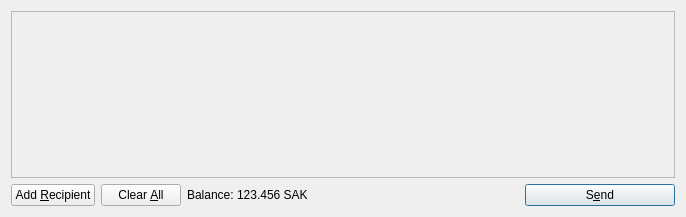
<?xml version="1.0" encoding="UTF-8"?>
<ui version="4.0">
 <class>SendCoinsDialog</class>
 <widget class="QDialog" name="SendCoinsDialog">
  <property name="geometry">
   <rect>
    <x>0</x>
    <y>0</y>
    <width>686</width>
    <height>217</height>
   </rect>
  </property>
  <property name="windowTitle">
   <string>Send Coins</string>
  </property>
  <layout class="QVBoxLayout" name="verticalLayout">
   <item>
    <widget class="QScrollArea" name="scrollArea">
     <property name="widgetResizable">
      <bool>true</bool>
     </property>
     <widget class="QWidget" name="scrollAreaWidgetContents">
      <property name="geometry">
       <rect>
        <x>0</x>
        <y>0</y>
        <width>666</width>
        <height>165</height>
       </rect>
      </property>
      <layout class="QVBoxLayout" name="verticalLayout_2">
       <property name="margin">
        <number>0</number>
       </property>
       <item>
        <layout class="QVBoxLayout" name="entries">
         <property name="spacing">
          <number>6</number>
         </property>
        </layout>
       </item>
       <item>
        <spacer name="verticalSpacer">
         <property name="orientation">
          <enum>Qt::Vertical</enum>
         </property>
         <property name="sizeHint" stdset="0">
          <size>
           <width>20</width>
           <height>40</height>
          </size>
         </property>
        </spacer>
       </item>
      </layout>
     </widget>
    </widget>
   </item>
   <item>
    <layout class="QHBoxLayout" name="horizontalLayout">
     <item>
      <widget class="QPushButton" name="addButton">
       <property name="toolTip">
        <string>Send to multiple recipients at once</string>
       </property>
       <property name="text">
        <string>Add &amp;Recipient</string>
       </property>
       <property name="icon">
        <iconset resource="../bitcoin.qrc">
         <normaloff>:/icons/add</normaloff>:/icons/add</iconset>
       </property>
       <property name="autoDefault">
        <bool>false</bool>
       </property>
      </widget>
     </item>
     <item>
      <widget class="QPushButton" name="clearButton">
       <property name="sizePolicy">
        <sizepolicy hsizetype="Minimum" vsizetype="Fixed">
         <horstretch>0</horstretch>
         <verstretch>0</verstretch>
        </sizepolicy>
       </property>
       <property name="toolTip">
        <string>Remove all transaction fields</string>
       </property>
       <property name="text">
        <string>Clear &amp;All</string>
       </property>
       <property name="icon">
        <iconset resource="../bitcoin.qrc">
         <normaloff>:/icons/remove</normaloff>:/icons/remove</iconset>
       </property>
       <property name="autoRepeatDelay">
        <number>300</number>
       </property>
       <property name="autoDefault">
        <bool>false</bool>
       </property>
      </widget>
     </item>
     <item>
      <layout class="QHBoxLayout" name="horizontalLayout_2">
       <property name="spacing">
        <number>3</number>
       </property>
       <item>
        <widget class="QLabel" name="label">
         <property name="text">
          <string>Balance:</string>
         </property>
        </widget>
       </item>
       <item>
        <widget class="QLabel" name="labelBalance">
         <property name="cursor">
          <cursorShape>IBeamCursor</cursorShape>
         </property>
         <property name="text">
          <string>123.456 SAK</string>
         </property>
         <property name="textInteractionFlags">
          <set>Qt::LinksAccessibleByMouse|Qt::TextSelectableByKeyboard|Qt::TextSelectableByMouse</set>
         </property>
        </widget>
       </item>
      </layout>
     </item>
     <item>
      <spacer name="horizontalSpacer">
       <property name="orientation">
        <enum>Qt::Horizontal</enum>
       </property>
       <property name="sizeHint" stdset="0">
        <size>
         <width>40</width>
         <height>20</height>
        </size>
       </property>
      </spacer>
     </item>
     <item>
      <widget class="QPushButton" name="sendButton">
       <property name="minimumSize">
        <size>
         <width>150</width>
         <height>0</height>
        </size>
       </property>
       <property name="toolTip">
        <string>Confirm the send action</string>
       </property>
       <property name="text">
        <string>S&amp;end</string>
       </property>
       <property name="icon">
        <iconset resource="../bitcoin.qrc">
         <normaloff>:/icons/send</normaloff>:/icons/send</iconset>
       </property>
       <property name="default">
        <bool>true</bool>
       </property>
      </widget>
     </item>
    </layout>
   </item>
  </layout>
 </widget>
 <resources>
  <include location="../bitcoin.qrc"/>
 </resources>
 <connections/>
</ui>
